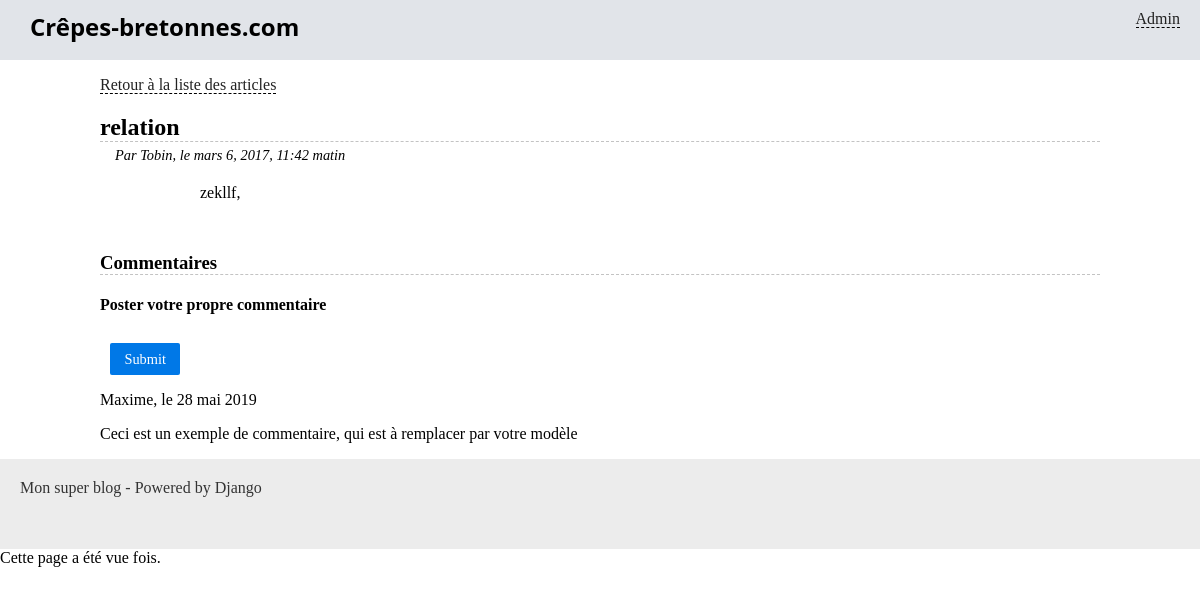
Screenshot of /blog/article/4 with the database file from the repository.
### blog/models.py (models this page shows, shortened)
class Article(models.Model):
    titre = models.CharField(max_length=100)
    slug = models.SlugField()
    auteur = models.CharField(max_length=42)
    contenu = models.TextField(null=True)
    date = models.DateTimeField(verbose_name="Date de parution",
                                auto_now_add=True, auto_now=False)
    is_visible = models.BooleanField(verbose_name="Article publié ?",
                                     default=False)
    categorie = models.ForeignKey('Categorie')
    nb_vue = models.IntegerField(verbose_name='Nombre de Vue')

### blog/views.py (the view)
# urls.py: url(r'^article/(?P<pk>\d+)$', views.LireArticleView.as_view(), name='details_article'),
class LireArticleView(DetailView):
    model = Article
    context_object_name = 'article'
    template_name = 'blog/relire_article.html'
    def get_object(self):
        article = super(LireArticleView, self).get_object()
        article.nb_vue +=1
        article.save()
        return article

### blog/templates/blog/relire_article.html (shortened to what this page needs)
{% extends "blog/base.html" %}
{% block content %}
	<p>
		<a href="{% url 'blog_liste' %}">Retour à la liste des articles</a>
	</p>
	<h2 class="titre-article">{{ article.titre }}</h2>
	<p class="infos-article">Par {{ article.auteur }}, le {{ article.date }}</p>
	<div class="contenu-article">
		{{ article.contenu|safe }}
	</div>
	<h3 class="titre-comments">Commentaires</h3>
	<h4>Poster votre propre commentaire</h4>
	<form method="post" action="" class="pure-form">
		<p style="text-align:center">
			<input class="pure-button pure-button-primary" type="submit" />
		</p>
	</form>
	<div class="commentaire">
		<p>Maxime, le 28 mai 2019</p>
		<p>Ceci est un exemple de commentaire, qui est à remplacer par votre modèle</p>
	</div>
{% endblock %}

### blog/static/blog/styles.css (style rules this page uses)
* { box-sizing: border-box; }
body { margin: 0; padding: 0; }
a { color: #222; border-bottom: 1px dashed #000; text-decoration: none; }
form input, form select, form textarea { border: 1px solid #d9d9d9; color: #343434; float: left; margin: 8px 10px 0px 10px; padding: 5px; }
form p { clear: both; }
.titre-article, .titre-comments { border-bottom: 1px dashed #c3c3c3; margin-bottom: 0; }
.infos-article { margin: 5px 0 0 15px; font-style: italic; font-size: 0.9em; }
.titre-comments { margin-top: 50px; }
.contenu-article { margin: 20px auto; width: 80%; }
input[type="submit"] { background-color: #0078E7; color: #FFF; font-family: Verdana; font-size: 0.9em; padding: 0.5em 1em; border: 0px none transparent; text-decoration: none; border-radius: 2px; display: inline-block; }

### rows the page displays
Article: titre "relation", auteur "Tobin", date "mars 6, 2017, 11:42 matin", contenu "zekllf,"
